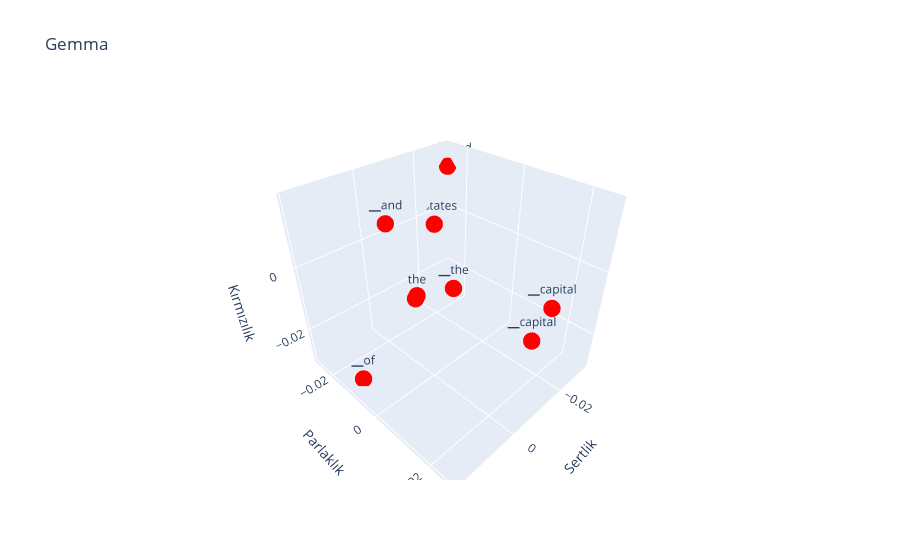

Notebook code cell kept with this figure:
### Code cell
gemma_sentences = [
  {
    "words": gemma_meanings.detach().numpy(),
    "labels": gemma_tokenizer.tokenize(sentence),
    "color": "red",
  },
]
plot_dots(gemma_sentences, "Gemma", dims=[20, 21, 22])

### Figure 1 — Plotly figure (JSON) as saved in the notebook; plotly's stock layout.template omitted (floating-point values rounded to 4 significant figures)
{"data": [{"hoverinfo": "text", "marker": {"color": "red", "size": 6}, "mode": "markers+text", "text": ["the", "▁capital", "▁of", "▁united", "▁states", "▁and", "▁the", "▁capital", "▁of", "▁france"], "type": "scatter3d", "x": [0.002655, -0.01147, 0.01562, -0.03149, -0.02417, 0.01093, -0.004944, -0.005615, 0.01562, -0.03149, 0.01904], "y": [-0.002701, 0.02637, -0.01154, -0.02649, -0.0249, -0.001648, 0.002335, 0.026, -0.01154, -0.02649, 0.01648], "z": [-0.004456, -0.0002441, -0.03027, 0.01306, -0.002747, 0.01843, -0.003555, -0.006348, -0.03027, 0.01306, 0.01312]}], "layout": {"scene": {"xaxis": {"title": {"text": "Sertlik"}}, "yaxis": {"title": {"text": "Parlaklık"}}, "zaxis": {"title": {"text": "Kırmızılık"}}}, "title": {"text": "Gemma"}}}
